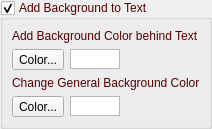
       <widget class="QGroupBox" name="groupBoxSongAddBKToText4">
        <property name="palette">
         <palette>
          <active>
           <colorrole role="WindowText">
            <brush brushstyle="SolidPattern">
             <color alpha="255">
              <red>85</red>
              <green>0</green>
              <blue>0</blue>
             </color>
            </brush>
           </colorrole>
          </active>
          <inactive>
           <colorrole role="WindowText">
            <brush brushstyle="SolidPattern">
             <color alpha="255">
              <red>85</red>
              <green>0</green>
              <blue>0</blue>
             </color>
            </brush>
           </colorrole>
          </inactive>
          <disabled>
           <colorrole role="WindowText">
            <brush brushstyle="SolidPattern">
             <color alpha="255">
              <red>120</red>
              <green>120</green>
              <blue>120</blue>
             </color>
            </brush>
           </colorrole>
          </disabled>
         </palette>
        </property>
        <property name="title">
         <string>Add Background to Text</string>
        </property>
        <property name="checkable">
         <bool>true</bool>
        </property>
        <layout class="QVBoxLayout" name="verticalLayout_20">
         <property name="leftMargin">
          <number>9</number>
         </property>
         <property name="topMargin">
          <number>9</number>
         </property>
         <property name="rightMargin">
          <number>9</number>
         </property>
         <property name="bottomMargin">
          <number>9</number>
         </property>
         <item>
          <widget class="QLabel" name="label_17">
           <property name="text">
            <string>Add Background Color behind Text</string>
           </property>
          </widget>
         </item>
         <item>
          <layout class="QHBoxLayout" name="horizontalLayout_48">
           <property name="topMargin">
            <number>0</number>
           </property>
           <property name="bottomMargin">
            <number>0</number>
           </property>
           <item>
            <widget class="QToolButton" name="tBSongAddBKColorText4">
             <property name="text">
              <string>Color...</string>
             </property>
            </widget>
           </item>
           <item>
            <widget class="QGraphicsView" name="graphicViewSongAddBKColor4">
             <property name="sizePolicy">
              <sizepolicy hsizetype="Minimum" vsizetype="Fixed">
               <horstretch>0</horstretch>
               <verstretch>0</verstretch>
              </sizepolicy>
             </property>
             <property name="minimumSize">
              <size>
               <width>50</width>
               <height>20</height>
              </size>
             </property>
             <property name="maximumSize">
              <size>
               <width>50</width>
               <height>20</height>
              </size>
             </property>
            </widget>
           </item>
           <item>
            <spacer name="horizontalSpacer_20">
             <property name="orientation">
              <enum>Qt::Horizontal</enum>
             </property>
             <property name="sizeHint" stdset="0">
              <size>
               <width>40</width>
               <height>20</height>
              </size>
             </property>
            </spacer>
           </item>
          </layout>
         </item>
         <item>
          <widget class="QLabel" name="label_18">
           <property name="text">
            <string>Change General Background Color</string>
           </property>
          </widget>
         </item>
         <item>
          <layout class="QHBoxLayout" name="horizontalLayout_49">
           <property name="topMargin">
            <number>0</number>
           </property>
           <property name="bottomMargin">
            <number>0</number>
           </property>
           <item>
            <widget class="QToolButton" name="tBSongChangeGenBKColor4">
             <property name="text">
              <string>Color...</string>
             </property>
            </widget>
           </item>
           <item>
            <widget class="QGraphicsView" name="graphicViewSongChangeGenBKColor4">
             <property name="sizePolicy">
              <sizepolicy hsizetype="Minimum" vsizetype="Fixed">
               <horstretch>0</horstretch>
               <verstretch>0</verstretch>
              </sizepolicy>
             </property>
             <property name="minimumSize">
              <size>
               <width>20</width>
               <height>20</height>
              </size>
             </property>
             <property name="maximumSize">
              <size>
               <width>50</width>
               <height>20</height>
              </size>
             </property>
            </widget>
           </item>
           <item>
            <spacer name="horizontalSpacer_21">
             <property name="orientation">
              <enum>Qt::Horizontal</enum>
             </property>
             <property name="sizeHint" stdset="0">
              <size>
               <width>40</width>
               <height>20</height>
              </size>
             </property>
            </spacer>
           </item>
          </layout>
         </item>
        </layout>
       </widget>
